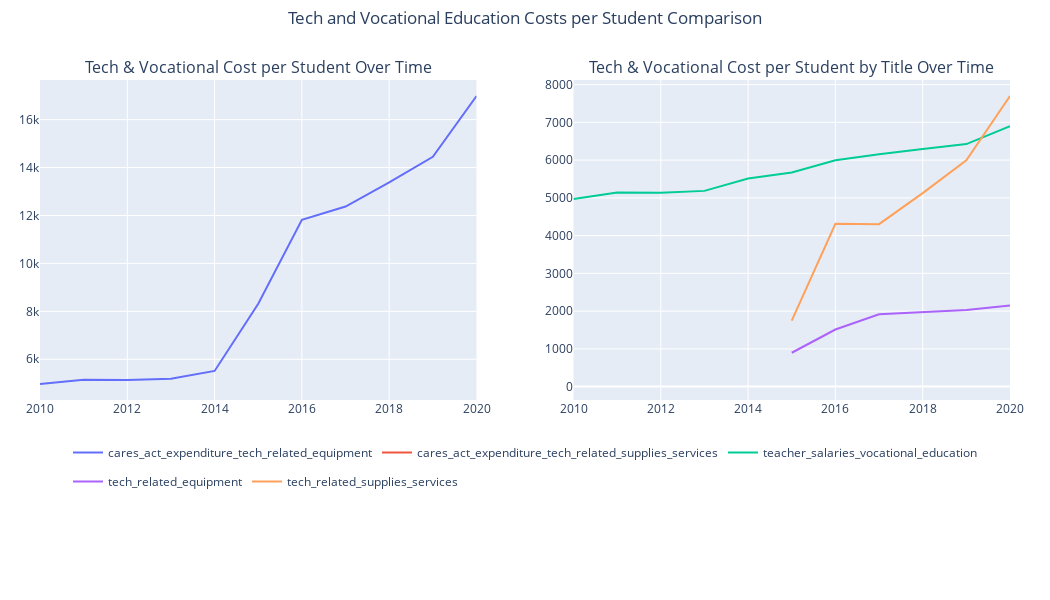

Notebook cell for this chart:
### Code cell
tech_vocational_cost_per_student_line_charts_combined = utils.create_combined_figure(
    tech_voc_cost_per_student_line_chart,
    tech_voc_cost_per_student_line_chart1,
    'Tech and Vocational Education Costs per Student Comparison',
    ('Tech & Vocational Cost per Student Over Time', 'Tech & Vocational Cost per Student by Title Over Time')
)

tech_vocational_cost_per_student_line_charts_combined.show()

### Figure 1 — Plotly figure (JSON) as saved in the notebook; plotly's stock layout.template omitted (floating-point values rounded to 4 significant figures)
{"data": [{"hovertemplate": "year=%{x}<br>cost_per_student=%{y}<extra></extra>", "legendgroup": "", "line": {"color": "#636efa", "dash": "solid"}, "marker": {"symbol": "circle"}, "mode": "lines", "name": "", "orientation": "v", "showlegend": false, "type": "scatter", "x": [2010, 2011, 2012, 2013, 2014, 2015, 2016, 2017, 2018, 2019, 2020], "xaxis": "x", "y": [4968.0, 5143.0, 5136.0, 5185.0, 5512.0, 8316.0, 11820.0, 12370.0, 13380.0, 14450.0, 16980.0], "yaxis": "y"}, {"hovertemplate": "expenditure_title=cares_act_expenditure_tech_related_equipment<br>year=%{x}<br>cost_per_student=%{y}<extra></extra>", "legendgroup": "cares_act_expenditure_tech_related_equipment", "line": {"color": "#636efa", "dash": "solid"}, "marker": {"symbol": "circle"}, "mode": "lines", "name": "cares_act_expenditure_tech_related_equipment", "orientation": "v", "showlegend": true, "type": "scatter", "x": [2020], "xaxis": "x2", "y": [69.4], "yaxis": "y2"}, {"hovertemplate": "expenditure_title=cares_act_expenditure_tech_related_supplies_services<br>year=%{x}<br>cost_per_student=%{y}<extra></extra>", "legendgroup": "cares_act_expenditure_tech_related_supplies_services", "line": {"color": "#EF553B", "dash": "solid"}, "marker": {"symbol": "circle"}, "mode": "lines", "name": "cares_act_expenditure_tech_related_supplies_services", "orientation": "v", "showlegend": true, "type": "scatter", "x": [2020], "xaxis": "x2", "y": [175.0], "yaxis": "y2"}, {"hovertemplate": "expenditure_title=teacher_salaries_vocational_education<br>year=%{x}<br>cost_per_student=%{y}<extra></extra>", "legendgroup": "teacher_salaries_vocational_education", "line": {"color": "#00cc96", "dash": "solid"}, "marker": {"symbol": "circle"}, "mode": "lines", "name": "teacher_salaries_vocational_education", "orientation": "v", "showlegend": true, "type": "scatter", "x": [2010, 2011, 2012, 2013, 2014, 2015, 2016, 2017, 2018, 2019, 2020], "xaxis": "x2", "y": [4968.0, 5143.0, 5136.0, 5185.0, 5512.0, 5672.0, 5994.0, 6153.0, 6292.0, 6425.0, 6897.0], "yaxis": "y2"}, {"hovertemplate": "expenditure_title=tech_related_equipment<br>year=%{x}<br>cost_per_student=%{y}<extra></extra>", "legendgroup": "tech_related_equipment", "line": {"color": "#ab63fa", "dash": "solid"}, "marker": {"symbol": "circle"}, "mode": "lines", "name": "tech_related_equipment", "orientation": "v", "showlegend": true, "type": "scatter", "x": [2015, 2016, 2017, 2018, 2019, 2020], "xaxis": "x2", "y": [897.3, 1512.0, 1915.0, 1964.0, 2032.0, 2146.0], "yaxis": "y2"}, {"hovertemplate": "expenditure_title=tech_related_supplies_services<br>year=%{x}<br>cost_per_student=%{y}<extra></extra>", "legendgroup": "tech_related_supplies_services", "line": {"color": "#FFA15A", "dash": "solid"}, "marker": {"symbol": "circle"}, "mode": "lines", "name": "tech_related_supplies_services", "orientation": "v", "showlegend": true, "type": "scatter", "x": [2015, 2016, 2017, 2018, 2019, 2020], "xaxis": "x2", "y": [1747.0, 4311.0, 4304.0, 5126.0, 5992.0, 7698.0], "yaxis": "y2"}], "layout": {"annotations": [{"font": {"size": 16}, "showarrow": false, "text": "Tech & Vocational Cost per Student Over Time", "x": 0.225, "xanchor": "center", "xref": "paper", "y": 1, "yanchor": "bottom", "yref": "paper"}, {"font": {"size": 16}, "showarrow": false, "text": "Tech & Vocational Cost per Student by Title Over Time", "x": 0.775, "xanchor": "center", "xref": "paper", "y": 1, "yanchor": "bottom", "yref": "paper"}], "height": 600, "hoverlabel": {"bgcolor": "white", "font": {"family": "Calibri", "size": 16}}, "legend": {"orientation": "h", "x": 0.5, "xanchor": "center", "y": -0.3, "yanchor": "bottom"}, "margin": {"b": 200, "l": 40, "r": 40, "t": 80}, "title": {"text": "Tech and Vocational Education Costs per Student Comparison", "x": 0.5, "xanchor": "center", "y": 0.98, "yanchor": "top"}, "width": 1050, "xaxis": {"anchor": "y", "domain": [0, 0.45]}, "xaxis2": {"anchor": "y2", "domain": [0.55, 1]}, "yaxis": {"anchor": "x", "domain": [0, 1]}, "yaxis2": {"anchor": "x2", "domain": [0, 1]}}}
